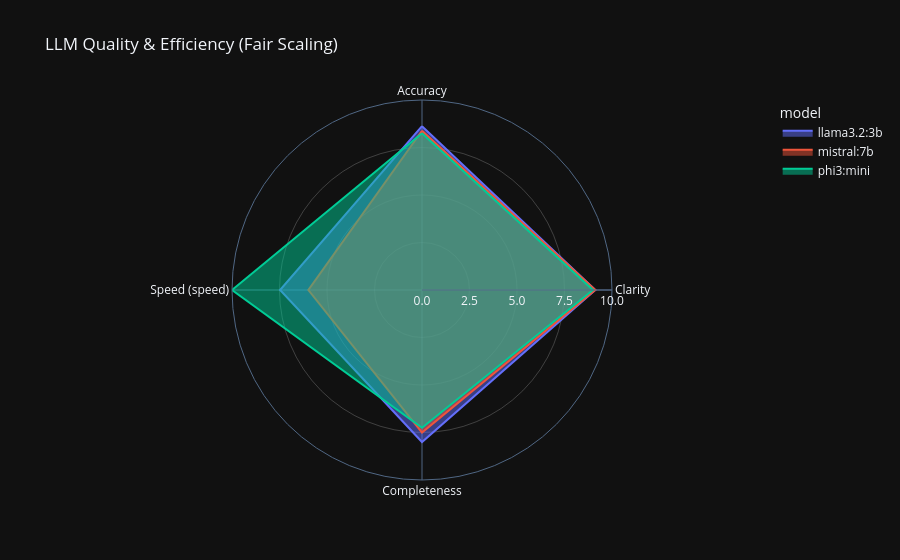

The code cell stored with this chart in its notebook:
### Markdown cell above
---
## Cell 10 — Speed vs Quality Chart

The most important chart. Bottom-right = ideal (fast AND high quality).

### Code cell
import plotly.express as px

# 1. Calculate Efficiency Score (The "Fair" Way)
# Score = (Min Latency / Current Latency) * 10
min_latency = leaderboard['avg_latency_ms'].min()

leaderboard['speed_efficiency'] = leaderboard['avg_latency_ms'].apply(
    lambda x: round((min_latency / x) * 10, 2)
)

# 2. Melt for the Radar Chart
metrics = ["avg_accuracy", "avg_clarity", "avg_completeness", "speed_efficiency"]
melted_df = leaderboard.melt(
    id_vars=["model"], 
    value_vars=metrics,
    var_name="Metric", 
    value_name="Score"
)

# Clean up Metric names for the display
melted_df["Metric"] = melted_df["Metric"].str.replace("avg_", "").str.replace("_efficiency", " (Speed)").str.capitalize()

# 3. Create Radar Chart
fig_radar = px.line_polar(
    melted_df, 
    r="Score", 
    theta="Metric", 
    color="model", 
    line_close=True,
    # This ensures 2 decimals are shown when you hover over a point
    hover_data={"Score": ":.2f"}, 
    range_r=[0, 10],
    template="plotly_dark",
    title="LLM Quality & Efficiency (Fair Scaling)"
)

# 4. Customizing the Axis for Decimals
fig_radar.update_layout(
    polar=dict(
        radialaxis=dict(
            visible=True,
            range=[0, 10],
            tickvals=[0, 2.5, 5, 7.5, 10], # Specific decimal points on the grid
            tickformat=".1f",              # Forces 1 decimal place (e.g., 7.5)
            gridcolor="rgba(255, 255, 255, 0.2)"
        )
    ),
    showlegend=True
)

fig_radar.update_traces(fill='toself', marker=dict(size=8))
fig_radar.show()

### Figure 1 — Plotly figure (JSON) as saved in the notebook; plotly's stock layout.template omitted (floating-point values rounded to 4 significant figures)
{"data": [{"customdata": [[8.62], [9.12], [8], [7.47], [8.62]], "fill": "toself", "hovertemplate": "model=llama3.2:3b<br>Score=%{customdata[0]:.2f}<br>Metric=%{theta}<extra></extra>", "legendgroup": "llama3.2:3b", "line": {"color": "#636efa", "dash": "solid"}, "marker": {"size": 8, "symbol": "circle"}, "mode": "lines", "name": "llama3.2:3b", "r": [8.62, 9.12, 8, 7.47, 8.62], "showlegend": true, "subplot": "polar", "theta": ["Accuracy", "Clarity", "Completeness", "Speed (speed)", "Accuracy"], "type": "scatterpolar"}, {"customdata": [[8.38], [9.12], [7.5], [5.98], [8.38]], "fill": "toself", "hovertemplate": "model=mistral:7b<br>Score=%{customdata[0]:.2f}<br>Metric=%{theta}<extra></extra>", "legendgroup": "mistral:7b", "line": {"color": "#EF553B", "dash": "solid"}, "marker": {"size": 8, "symbol": "circle"}, "mode": "lines", "name": "mistral:7b", "r": [8.38, 9.12, 7.5, 5.98, 8.38], "showlegend": true, "subplot": "polar", "theta": ["Accuracy", "Clarity", "Completeness", "Speed (speed)", "Accuracy"], "type": "scatterpolar"}, {"customdata": [[8.25], [9], [7.25], [10], [8.25]], "fill": "toself", "hovertemplate": "model=phi3:mini<br>Score=%{customdata[0]:.2f}<br>Metric=%{theta}<extra></extra>", "legendgroup": "phi3:mini", "line": {"color": "#00cc96", "dash": "solid"}, "marker": {"size": 8, "symbol": "circle"}, "mode": "lines", "name": "phi3:mini", "r": [8.25, 9, 7.25, 10, 8.25], "showlegend": true, "subplot": "polar", "theta": ["Accuracy", "Clarity", "Completeness", "Speed (speed)", "Accuracy"], "type": "scatterpolar"}], "layout": {"autosize": true, "legend": {"title": {"text": "model"}, "tracegroupgap": 0}, "polar": {"angularaxis": {"direction": "clockwise", "rotation": 90, "type": "category"}, "domain": {"x": [0, 1], "y": [0, 1]}, "radialaxis": {"autorange": false, "gridcolor": "rgba(255, 255, 255, 0.2)", "range": [0, 10], "tickformat": ".1f", "tickvals": [0, 2.5, 5, 7.5, 10], "type": "linear", "visible": true}}, "showlegend": true, "title": {"text": "LLM Quality & Efficiency (Fair Scaling)"}}}
